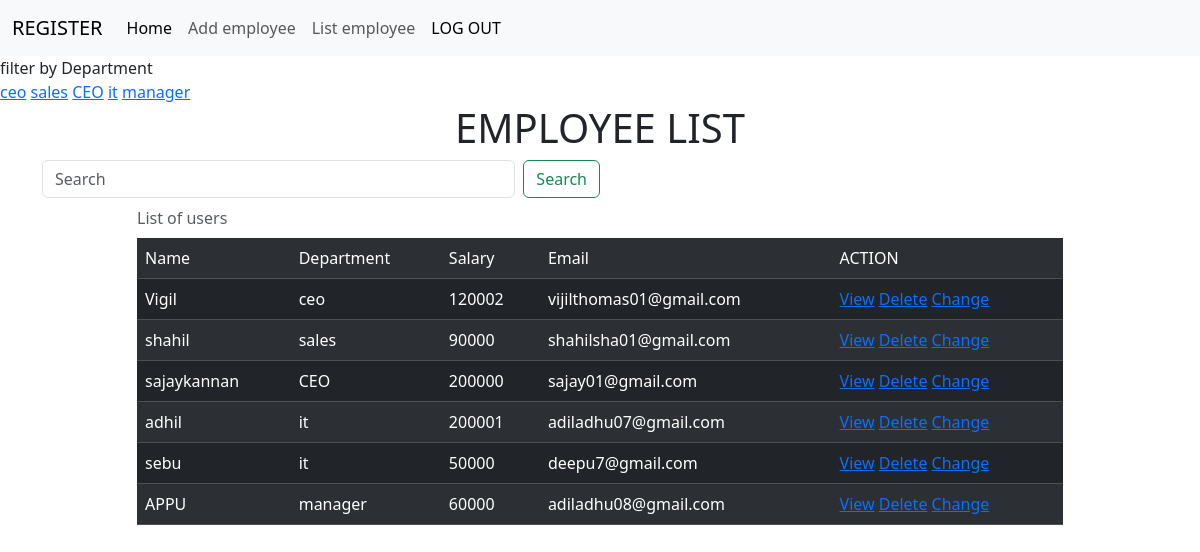
/employees/all (signed in), run on the app's committed database.
### cr/models.py (models this page shows, shortened)
class Employees(models.Model):
    name=models.CharField(max_length=200)
    department=models.CharField(max_length=200)
    salary=models.PositiveIntegerField()
    email=models.EmailField(unique=True)
    age=models.PositiveIntegerField(null=True)
    contact=models.CharField(max_length=12)
    profile_pic=models.ImageField(upload_to="images",null=True)

### cr/views.py (the view, shortened to what this page needs)
# urls.py: path("employees/all",views.EmployeeListView.as_view(),name="emp_all"),
@method_decorator(signin_required,"dispatch")
class EmployeeListView(View):
    def get (self,request,*args,**kwargs):
        if request.user.is_authenticated:
            qs=Employees.objects.all()
            department=Employees.objects.all().values_list("department",flat=True).distinct()
            print(department)
            if "department" in request.GET:
                dept=request.GET.get("department")
                qs=qs.filter(department__iexact=dept)
            return render(request,"emp_list.html",{"data":qs,"department":department})

### cr/views.py (called while the page is built)
def signin_required(fn):
    def wrapper(request,*args,**kwargs):
        if not request.user.is_authenticated:
            messages.error(request,"Invalid Session")
            return redirect("login")
        else:
            return fn(request,*args,**kwargs)
    return wrapper

### cr/templates/emp_list.html (shortened to what this page needs)
{%extends 'base.html'%}
{%block body_block%}
<div>
    filter by Department
</div>
<div>
    {%for dep in department%}
    <a href="{%url 'emp_all'%}?department={{dep}}">{{dep}}</a>
    {%endfor%}
</div>
<div class="container">
<h1 class="text-center">EMPLOYEE LIST</h1>
    <form class="d-flex w-50 " role="search" method="post">
        <input class="form-control me-2" name="name" type="search" placeholder="Search" aria-label="Search">
        <button class="btn btn-outline-success " type="submit">Search</button>
      </form>
        <div class="row">
            <div class="col-1"></div>
            <div class="col-10">
            <table class="table table-dark table-striped caption-top">
                <caption>List of users</caption>
                <tr>
                    <td>Name</td>
                    <td>Department</td>
                    <td>Salary</td>
                    <td>Email</td>
                    <td>ACTION</td>
                </tr>
                {%for emp in data%}
                 <td>{{emp.name}}</td>
                 <td>{{emp.department}}</td>
                 <td>{{emp.salary}}</td>
                 <td>{{emp.email}}</td>
                 <td>
                    <a href="{% url 'emp_details' emp.id %}">View</a>
                    <a href="{% url 'emp_delete' emp.id %}">Delete</a>
                    <a href="{% url 'emp_update' emp.id %}">Change</a>
                </td>
                {%endfor%}
            </table>
            </div>
            <div class="col-1"></div>
        </div>
    </div>
{%endblock%}

### cr/templates/base.html (shortened to what this page needs)
<!DOCTYPE html>
<html lang="en">
<head>
    <link href="https://cdn.jsdelivr.net/npm/bootstrap@5.3.2/dist/css/bootstrap.min.css" rel="stylesheet">
</head>
<body>
    <nav class="navbar navbar-expand-lg bg-body-tertiary">
        <div class="container-fluid">
          <a class="navbar-brand" href="{%url 'register'%}">REGISTER</a>
          <div class="collapse navbar-collapse" id="navbarNavAltMarkup">
            <div class="navbar-nav">
              <a class="nav-link active" aria-current="page" href="{%url 'index'%}">Home</a>
              <a class="nav-link" href="{%url 'emp_add'%}">Add employee</a>
              <a class="nav-link" href="{%url 'emp_all'%}">List employee</a>
              <a class="nav-link active" aria-current="page" href="{%url 'login'%}">LOG OUT</a>
            </div>
          </div>
        </div>
      </nav>
      <div>
      {%block body_block%}
      {%endblock%}
</body>
</html>

### data on the page
Employees: name "Vigil", department "ceo", salary "120002", email "vijilthomas01@gmail.com"
Employees: name "shahil", department "sales", salary "90000", email "shahilsha01@gmail.com"
Employees: name "sajaykannan", department "CEO", salary "200000", email "sajay01@gmail.com"
Employees: name "adhil", department "it", salary "200001", email "adiladhu07@gmail.com"
Employees: name "sebu", department "it", salary "50000", email "deepu7@gmail.com"
Employees: name "APPU", department "manager", salary "60000", email "adiladhu08@gmail.com"

### other printed values
{{ dep }} "ceo" "sales" "CEO" "it" "manager"
